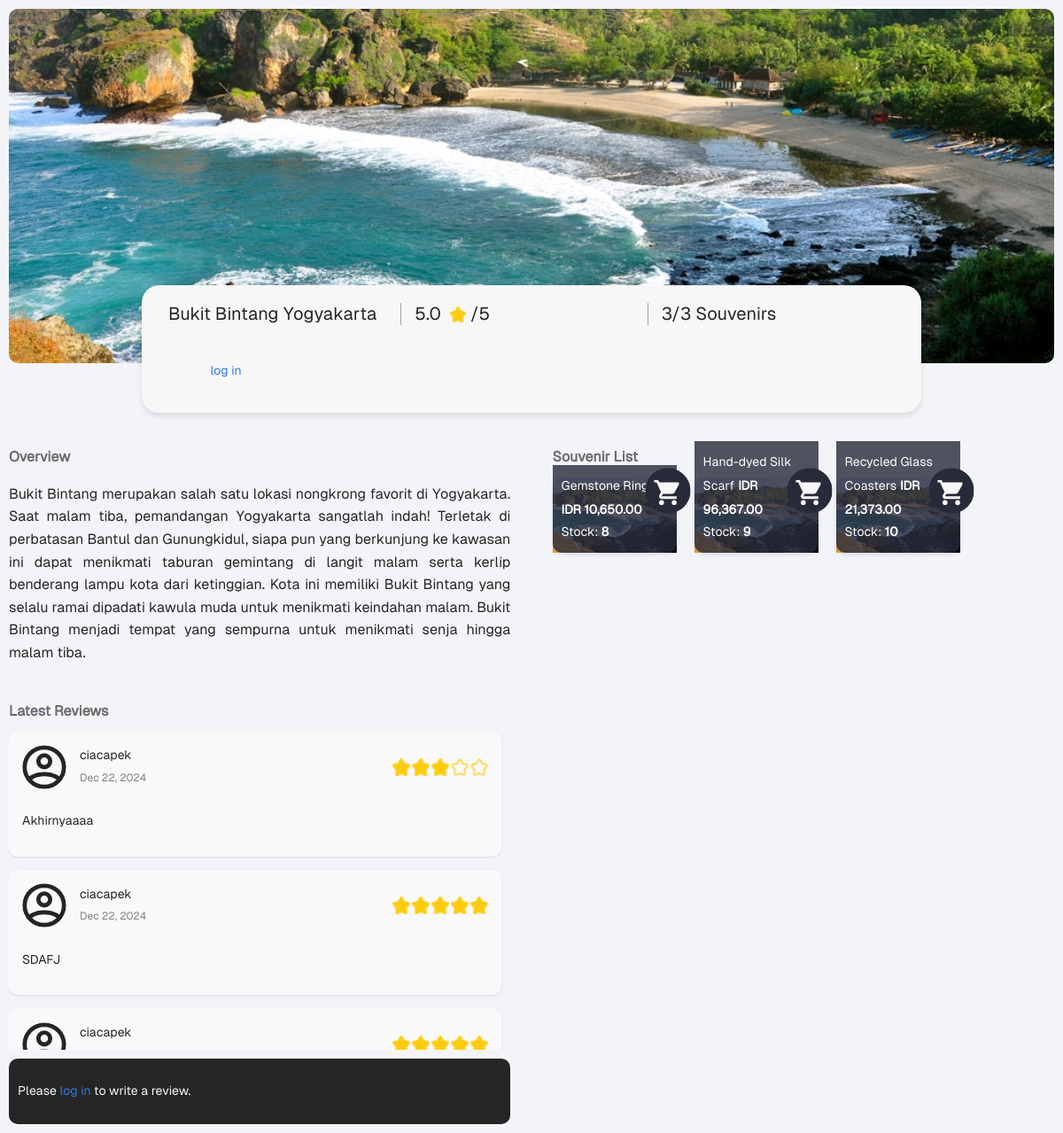
The page /places/1/ on the database its author committed.
### places/models.py (models this page shows, shortened)
class Place(models.Model):
    name = models.CharField(max_length=255)
    description = models.TextField()
    image = models.ImageField(upload_to='places/images/',blank=True, null=True)

class Comment(models.Model):
    PLACE_RATING_CHOICES = [(i, f"{i} Star{'s' if i > 1 else ''}") for i in range(1, 6)]
    place = models.ForeignKey(Place, on_delete=models.CASCADE, related_name='comments')
    user = models.ForeignKey(User, on_delete=models.CASCADE, related_name='comments')
    content = models.TextField()
    rating = models.PositiveIntegerField(choices=PLACE_RATING_CHOICES)
    created_at = models.DateTimeField(auto_now_add=True)
    class Meta:
        ordering = ['-created_at']

class Souvenir(models.Model):
    place = models.ForeignKey(Place, on_delete=models.CASCADE, related_name='souvenirs')
    name = models.CharField(max_length=255)
    price = models.DecimalField(max_digits=10, decimal_places=2)
    stock = models.PositiveIntegerField()
    image = models.ImageField(upload_to='souvenirs/images/',blank=True, null=True)

### places/views.py (the view)
# urls.py: path('', views.place_detail, {'place_id': 1}, name='home'),  # Replace '1' with a valid place_id
def place_detail(request, place_id):
    place = get_object_or_404(Place, pk=place_id)
    average_rating = Comment.objects.filter(place=place).aggregate(Avg('rating'))['rating__avg'] or 0
    souvenirs = Souvenir.objects.filter(place=place)
    total_souvenirs_count = souvenirs.count()
    available_souvenirs_count = souvenirs.filter(stock__gt=0).count()
    for souvenir in souvenirs:
        souvenir.formatted_price = format_price(souvenir.price)
    comments = Comment.objects.filter(place=place).order_by('-created_at')[:10]  # Limit to recent 10 reviews
    user_collections = Collection.objects.filter(user=request.user) if request.user.is_authenticated else []
    context = {
        'place': place,
        'average_rating': round(average_rating, 1),
        'souvenirs': souvenirs,
        'comments': comments,
        'user_collections': user_collections,  # Added to context
        'total_souvenirs_count': total_souvenirs_count,  # New context variable
        'available_souvenirs_count': available_souvenirs_count,  # New context variable
    }
    return render(request, 'places/place_detail.html', context)

### places/views.py (called while the page is built)
def format_price(price):
    return "{:,}".format(price)

### places/templates/places/place_detail.html (shortened to what this page needs)
{% load static %}
<!DOCTYPE html>
<html lang="en">
<head>
    <link rel="stylesheet" href="{% static 'places/css/styles_main.css' %}">
</head>
<body>
    <div class="container">
        <div class="banner">
            {% if place.image %}
                <img src="{{ place.image.url }}" alt="{{ place.name }}" class="banner-image">
            {% else %}
                <img src="{% static 'places/images/pantai-siung.jpg' %}" alt="{{ place.name }}" class="banner-image">
            {% endif %}
            <div class="banner-overlay">
                <div class="rounded-rectangle">
                    <div class="rectangle-section">
                        <div class="info-item">
                            <span class="section-text">{{ place.name }}</span>
                        </div>
                        <div class="info-item" id="average-rating-container">
                            <span class="section-text" id="average-rating">{{ average_rating }}</span>
                            <img src="{% static 'places/images/star.png' %}" alt="Star" class="rating-star">
                            <span class="section-text">/5</span>
                        </div>
                        <div class="info-item">
                            <span class="section-text" id="souvenir-count">{{ available_souvenirs_count }}/{{ total_souvenirs_count }} Souvenirs</span>
                        </div>
                    </div>
                    <div class="add-to-collection-section">
                        {% if user.is_authenticated %}
                            <button class="add-to-collection-btn" aria-label="Add {{ place.name }} to your collection">Add to Collection</button>
                        {% else %}
                            <div class="login-prompt">
                                <p>Please <a href="{% url 'login' %}?next={{ request.path }}">log in</a> to add to your collection.</p>
                            </div>
                        {% endif %}
                    </div>
                </div>
            </div>
        </div>
        <div class="content-sections">
            <div class="overview-section">
                <h2 class="section-title">Overview</h2>
                <p class="overview-content">{{ place.description }}</p>
                <div class="latest-review-section">
                    <h3 class="section-title">Latest Reviews</h3>
                    <div class="reviews-container" id="reviews-container">
                        {% for comment in comments %}
                            {% include 'places/comment_partial.html' %}
                        {% empty %}
                            <p>No reviews yet. Be the first to review!</p>
                        {% endfor %}
                    </div>
                    <div class="write-review-container">
                        {% if user.is_authenticated %}
                            <form id="write-review-form">
                                {% csrf_token %}
                                <textarea id="review-input" name="comment" placeholder="Write your review here..." aria-label="Write your review"></textarea>
                                <input type="hidden" name="rating" id="rating-value">
                                <div class="review-actions">
                                    <div class="star-rating">
                                        {% for i in "12345" %}
                                            <img src="{% static 'places/images/icon_empty_star.png' %}" class="star" data-value="{{ i }}" alt="Star {{ i }}">
                                        {% endfor %}
                                    </div>
                                    <button type="button" class="send-btn" id="submit-comment-btn" aria-label="Send Review">
                                        <img src="{% static 'places/images/icon_send.png' %}" alt="Send">
                                    </button>
                                </div>
                            </form>
                        {% else %}
                            <div class="login-prompt">
                                <p>Please <a href="{% url 'login' %}?next={{ request.path }}">log in</a> to write a review.</p>
                            </div>
                        {% endif %}
                    </div>
                </div>
            </div>
            <div class="souvenir-section">
                <h2 class="section-title">Souvenir List</h2>
                <div class="souvenir-list">
                    {% for souvenir in souvenirs %}
                        <div class="souvenir-item" data-souvenir-id="{{ souvenir.id }}">
                            {% if souvenir.image %}
                                <img src="{{ souvenir.image.url }}" alt="{{ souvenir.name }}" class="souvenir-image">
                            {% else %}
                                <img src="{% static 'places/images/pantai-siung.jpg' %}" alt="{{ souvenir.name }}" class="souvenir-image">
                            {% endif %}
                            <button class="buy-button" aria-label="Buy {{ souvenir.name }}"
                                {% if souvenir.stock == 0 %}disabled{% endif %}>
                                <img src="{% static 'places/images/buy.svg' %}" alt="Buy">
                            </button>
                            <div class="souvenir-description">
                                <span class="souvenir-name">{{ souvenir.name }}</span>
                                <span class="souvenir-price">IDR {{ souvenir.formatted_price }}</span>
                                <div class="souvenir-stock">Stock: <strong>{{ souvenir.stock }}</strong></div>
                            </div>
                        </div>
                    {% endfor %}
                </div>
            </div>
        </div>
    </div>
</body>
</html>

### places/templates/places/comment_partial.html
{% load static %}
<div class="review-item" data-comment-id="{{ comment.id }}">
    <div class="review-header">
        <img src="{% static 'places/images/profile_placeholder.svg' %}" alt="Profile" class="profile-pic">
        <div class="review-user-info">
            <span class="username">{{ comment.user.username }}</span>
            <span class="review-date">{{ comment.created_at|date:"M d, Y" }}</span>
        </div>
        <div class="review-stars">
            {% for i in "12345" %}
                {% if i|add:"0" <= comment.rating %}
                    <img src="{% static 'places/images/star.png' %}" class="star-icon" alt="Star">
                {% else %}
                    <img src="{% static 'places/images/icon_empty_star.png' %}" class="star-icon" alt="Empty Star">
                {% endif %}
            {% endfor %}
        </div>
    </div>
    {% if user.is_authenticated and comment.user == user %}
        <div class="review-content-container">
            <p class="review-content">{{ comment.content }}</p>
            <form class="edit-comment-form" style="display: none;">
                {% csrf_token %}
                <textarea name="content" class="edit-comment-textarea">{{ comment.content }}</textarea>
                <div class="edit-actions">
                    <div class="star-rating">
                        {% for i in "12345" %}
                            <img src="{% if i|add:"0" <= comment.rating %}{% static 'places/images/star.png' %}{% else %}{% static 'places/images/icon_empty_star.png' %}{% endif %}" class="edit-star" data-value="{{ i }}" alt="Star">
                        {% endfor %}
                        <input type="hidden" name="rating" class="edit-rating-value" value="{{ comment.rating }}">
                    </div>
                    <div class="edit-buttons">
                        <button type="button" class="send-edit-btn update-comment-btn" data-comment-id="{{ comment.id }}" aria-label="Send Edited Comment">
                            <img src="{% static 'places/images/sendedit.svg' %}" alt="Send">
                        </button>
                        <button type="button" class="cancel-edit-btn" data-comment-id="{{ comment.id }}" aria-label="Cancel Editing Comment">
                            <img src="{% static 'places/images/canceledit.svg' %}" alt="Cancel">
                        </button>
                    </div>
                </div>
            </form>
        </div>
        <div class="comment-actions">
            <button class="edit-btn" data-comment-id="{{ comment.id }}" aria-label="Edit Comment">
                <img src="{% static 'places/images/comment_edit.svg' %}" alt="Edit">
            </button>
            <button class="delete-btn" data-comment-id="{{ comment.id }}" aria-label="Delete Comment">
                <img src="{% static 'places/images/comment_delete.svg' %}" alt="Delete">
            </button>
        </div>
    {% else %}
        <p class="review-content">{{ comment.content }}</p>
    {% endif %}
</div>

### rows shown on the page
Place: name "Bukit Bintang Yogyakarta", description "Bukit Bintang merupakan salah satu lokasi nongkrong favorit di Yogyakarta. Saat malam tiba, pemandangan Yogyakarta sangatlah indah! Terletak di perbatasan Bantul dan Gunungkidul, siapa pun yang berkunjung ke kawasan ini dapat menikmati taburan gemintang di langit malam serta kerlip benderang lampu kota dari ketinggian. Kota ini memiliki Bukit Bintang yang selalu ramai dipadati kawula muda untuk menikmati keindahan malam. Bukit Bintang menjadi tempat yang sempurna untuk menikmati senja hingga malam tiba."
Comment: user.username "ciacapek", created_at "Dec 22, 2024", rating 3 (drawn), content "Akhirnyaaaa"
Comment: user.username "ciacapek", created_at "Dec 22, 2024", rating 5 (drawn), content "SDAFJ"
Comment: user.username "ciacapek", rating 5 (drawn)
Souvenir: name "Gemstone Ring", formatted_price "10,650.00", stock "8"
Souvenir: name "Hand-dyed Silk Scarf", formatted_price "96,367.00", stock "9"
Souvenir: name "Recycled Glass Coasters", formatted_price "21,373.00", stock "10"

### other values the page prints
{{ average_rating }} "5.0"
{{ available_souvenirs_count }} "3"
{{ total_souvenirs_count }} "3"
